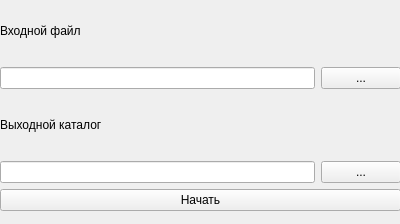
<?xml version="1.0" encoding="UTF-8"?>
<ui version="4.0">
 <class>Form</class>
 <widget class="QWidget" name="Form">
  <property name="geometry">
   <rect>
    <x>0</x>
    <y>0</y>
    <width>400</width>
    <height>224</height>
   </rect>
  </property>
  <property name="windowTitle">
   <string>Form</string>
  </property>
  <widget class="QWidget" name="gridLayoutWidget">
   <property name="geometry">
    <rect>
     <x>0</x>
     <y>0</y>
     <width>401</width>
     <height>211</height>
    </rect>
   </property>
   <layout class="QGridLayout" name="gridLayout">
    <item row="2" column="0" colspan="2">
     <widget class="QLabel" name="label_2">
      <property name="text">
       <string>Выходной каталог</string>
      </property>
     </widget>
    </item>
    <item row="1" column="0">
     <widget class="QLineEdit" name="lineEdit"/>
    </item>
    <item row="3" column="0">
     <widget class="QLineEdit" name="lineEdit_2"/>
    </item>
    <item row="1" column="1">
     <widget class="QPushButton" name="pushButton">
      <property name="text">
       <string>...</string>
      </property>
     </widget>
    </item>
    <item row="3" column="1">
     <widget class="QPushButton" name="pushButton_2">
      <property name="text">
       <string>...</string>
      </property>
     </widget>
    </item>
    <item row="0" column="0" colspan="2">
     <widget class="QLabel" name="label">
      <property name="text">
       <string>Входной файл</string>
      </property>
     </widget>
    </item>
    <item row="4" column="0" colspan="2">
     <widget class="QPushButton" name="pushButton_3">
      <property name="text">
       <string>Начать</string>
      </property>
     </widget>
    </item>
   </layout>
  </widget>
 </widget>
 <resources/>
 <connections>
  <connection>
   <sender>pushButton_3</sender>
   <signal>clicked()</signal>
   <receiver>lineEdit_2</receiver>
   <slot>copy()</slot>
   <hints>
    <hint type="sourcelabel">
     <x>200</x>
     <y>195</y>
    </hint>
    <hint type="destinationlabel">
     <x>154</x>
     <y>159</y>
    </hint>
   </hints>
  </connection>
 </connections>
</ui>
